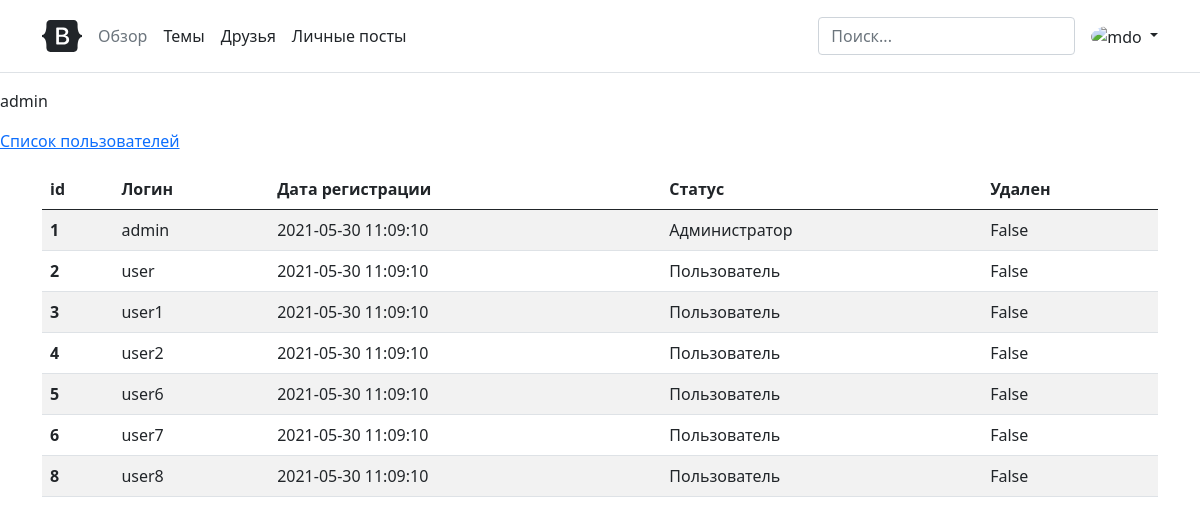
The app's page /users (signed in) with its own data.
### data/user.py (models this page shows, shortened)
class User(SqlAlchemyBase, UserMixin):
    __tablename__ = 'users'  # Подключение к таблице 'users' базы данных
    id = sqlalchemy.Column(sqlalchemy.Integer, primary_key=True, autoincrement=True)  # Выбор столбца
    login = sqlalchemy.Column(sqlalchemy.String, index=True, unique=True)  # __||__
    hashed_password = sqlalchemy.Column(sqlalchemy.String, nullable=True)  # __||__
    status_id = sqlalchemy.Column(sqlalchemy.Integer, sqlalchemy.ForeignKey('user_status.id'),
                                                                                        nullable=True)
    registration_date = sqlalchemy.Column(sqlalchemy.TIMESTAMP, nullable=True)
    deleted = sqlalchemy.Column(sqlalchemy.Boolean, nullable=True)
    status = relationship("UserStatus", foreign_keys=[status_id])

### data/user_status.py (models this page shows)
class UserStatus(SqlAlchemyBase, UserMixin):
    __tablename__ = 'user_status'  # Подключение к таблице 'users_status' базы данных
    id = sqlalchemy.Column(sqlalchemy.Integer, primary_key=True, autoincrement=True)  # Выбор столбца
    status = sqlalchemy.Column(sqlalchemy.String, nullable=True)
    users = relationship("User")
    def __repr__(self):
        return f'{self.status}'  # возвращает статус

### app.py (the view)
@app.route('/users')
@login_required
def users():  # Возвращает админу список пользователей
    if current_user.login != 'admin':
        return "Доступ запрещен"
    db_sess = db_session.create_session()
    users = db_sess.query(User).order_by(User.id.asc())  # Присвоение переменной таблицы БД
    return render_template('users.html', users=users)

### app.py (called while the page is built)
@login_manager.user_loader
def load_user(user_id):
    db_sess = db_session.create_session()
    return db_sess.query(User).get(user_id)

### data/db_session.py (called while the page is built)
def create_session() -> Session:
    global __factory
    return __factory()

### templates/users.html (shortened to what this page needs)
{% extends "index.html" %}
{% block content %}
    <table class="table table-striped">
  <thead>
      <th scope="col">id</th>
      <th scope="col">Логин</th>
      <th scope="col">Дата регистрации</th>
      <th scope="col">Статус</th>
      <th scope="col">Удален</th>
  </thead>
  <tbody>
  {% for user in users %}
    <tr>
      <th scope="row">{{ user.id }}</th>
      <td>{{ user.login }}</td>
      <td>{{ user.registration_date }}</td>
      <td>{{ user.status}}</td>
      <td>{{ user.deleted }}</td>
    </tr>
  {% endfor %}
  </tbody>
  </table>
{% endblock %}

### templates/index.html (shortened to what this page needs)
<!doctype html>
<html lang="ru">
<html>
<head>
    <link href="{{ url_for('static', filename='bootstrap/css/bootstrap.min.css') }}" rel="stylesheet">
    <link rel="stylesheet" type="text/css"
          href="{{ url_for('static', filename='bootstrap/css/headers.css') }}"/>
</head>
<body>
    <header class="p-3 mb-3 border-bottom">
        <div class="container">
            <div class="d-flex flex-wrap align-items-center justify-content-center justify-content-lg-start">
                <a href="/" class="d-flex align-items-center mb-2 mb-lg-0 text-dark text-decoration-none">
                    <svg class="bi me-2" width="40" height="32" role="img" aria-label="Bootstrap">
                        <use xlink:href="#bootstrap"></use>
                    </svg>
                </a>
                <ul class="nav col-12 col-lg-auto me-lg-auto mb-2 justify-content-center mb-md-0">
                    <li><a href="#" class="nav-link px-2 link-secondary">Обзор</a></li>
                    <li><a href="#" class="nav-link px-2 link-dark">Темы</a></li>
                    <li><a href="#" class="nav-link px-2 link-dark">Друзья</a></li>
                    <li><a href="#" class="nav-link px-2 link-dark">Личные посты</a></li>
                </ul>
                <form class="col-12 col-lg-auto mb-3 mb-lg-0 me-lg-3">
                    <input type="search" class="form-control" placeholder="Поиск..." aria-label="Поиск">
                </form>
                {% if current_user.is_authenticated %}
                    <div class="dropdown text-end">
                        <a href="#" class="d-block link-dark text-decoration-none dropdown-toggle"
                           id="dropdownUser1" data-bs-toggle="dropdown" aria-expanded="false">
                            <img src="https://okeygeek.ru/wp-content/uploads/2020/03/no_avatar.png"
                                            alt="mdo" width="32" height="32" class="rounded-circle">
                        </a>
                    </div>
                {% endif %}
            </div>
        </div>
    </header>
    <header>
        {% if current_user.is_authenticated %}
            <p>{{ current_user.login }}</p>
            <p><a href="{{ url_for('users') }}">Список пользователей</a></p>
        {% else %}
            <h1 align="center">Требуется вход</h1>
        {% endif %}
    </header>
    <main role="main" class="container">
        {% block content %}{% endblock %}
    </main>
</body>
</html>

### records on screen
User: login "admin", id "1", registration_date "2021-05-30 11:09:10", status "Администратор", deleted "False"
User: id "2", login "user", registration_date "2021-05-30 11:09:10", status "Пользователь", deleted "False"
User: id "3", login "user1", registration_date "2021-05-30 11:09:10", status "Пользователь", deleted "False"
User: id "4", login "user2", registration_date "2021-05-30 11:09:10", status "Пользователь", deleted "False"
User: id "5", login "user6", registration_date "2021-05-30 11:09:10", status "Пользователь", deleted "False"
User: id "6", login "user7", registration_date "2021-05-30 11:09:10", status "Пользователь", deleted "False"
User: id "8", login "user8", registration_date "2021-05-30 11:09:10", status "Пользователь", deleted "False"
